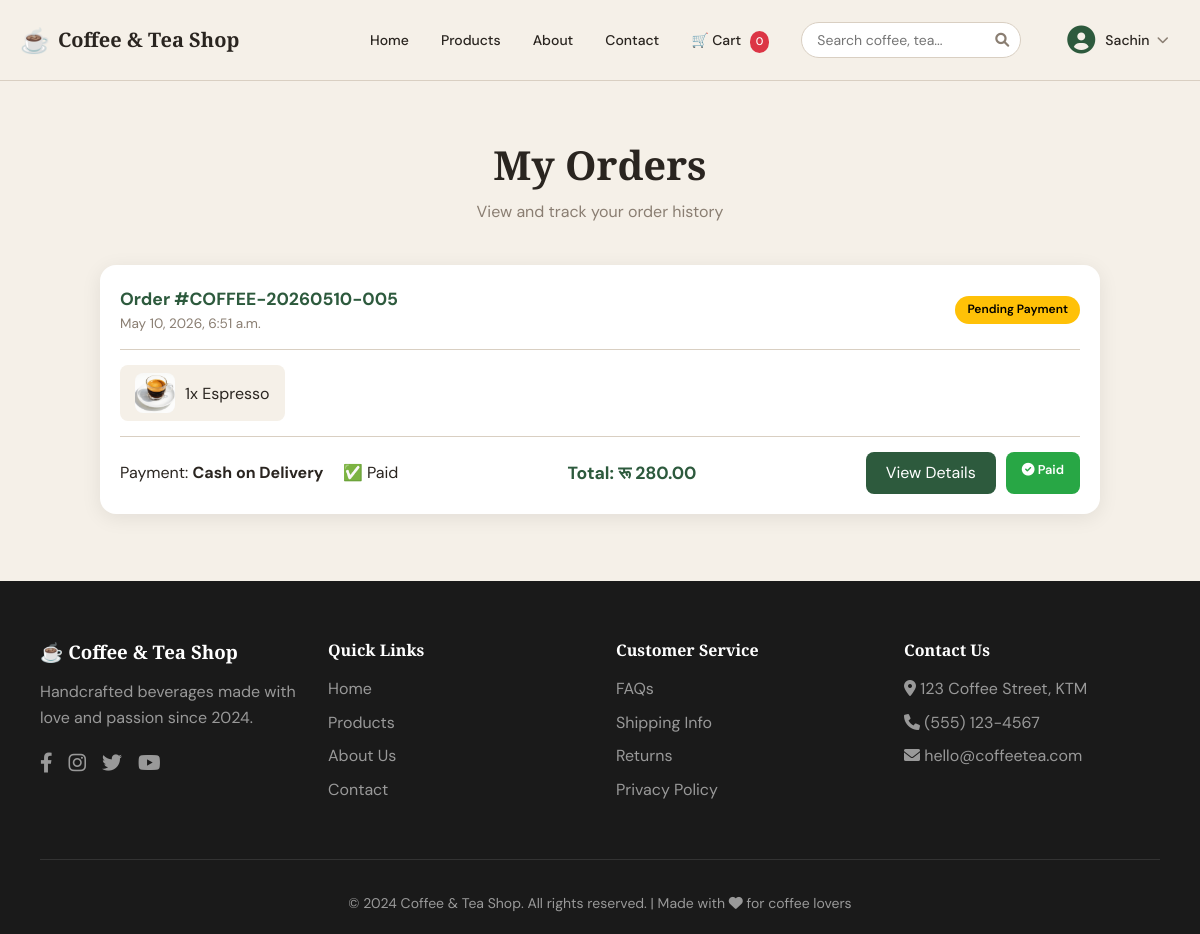
/orders/history/ (signed in), run on an earlier commit of the app's database.
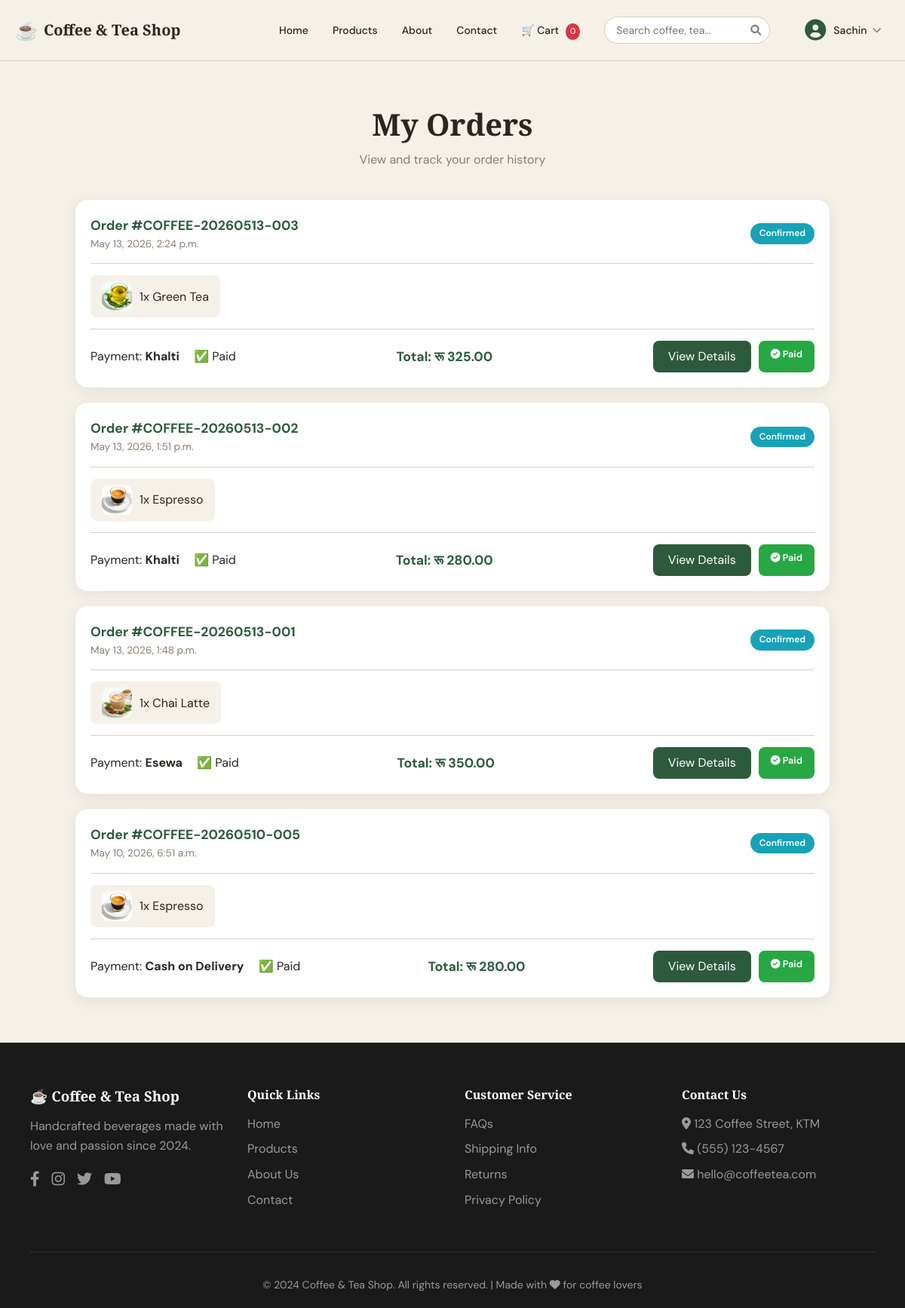
And on a later commit of the database.
### apps/accounts/models.py (models this page shows, shortened)
class CustomUser(AbstractUser):
    phone_number = models.CharField(max_length=15, blank=True, null=True)
    address = models.TextField(blank=True, null=True)
    profile_picture = models.ImageField(upload_to='profile_pics/', blank=True, null=True)
    created_at = models.DateTimeField(auto_now_add=True)
    updated_at = models.DateTimeField(auto_now=True)
    class Meta:
        verbose_name = 'User'
        verbose_name_plural = 'Users'

### apps/orders/models.py (models this page shows, shortened)
class Order(models.Model):
    PAYMENT_METHODS = [
        ('cod', 'Cash on Delivery'),
        ('esewa', 'Esewa'),
        ('khalti', 'Khalti'),
        ('stripe', 'Credit/Debit Card'),
    ]
    STATUS_CHOICES = [
        ('pending', 'Pending Payment'),
        ('confirmed', 'Confirmed'),
        ('processing', 'Processing'),
        ('shipped', 'Shipped'),
        ('delivered', 'Delivered'),
        ('cancelled', 'Cancelled'),
    ]
    PAYMENT_STATUS = [
        ('pending', 'Pending'),
        ('paid', 'Paid'),
        ('failed', 'Failed'),
        ('refunded', 'Refunded'),
    ]
    user = models.ForeignKey(settings.AUTH_USER_MODEL, on_delete=models.CASCADE, null=True, blank=True)
    session_key = models.CharField(max_length=40, null=True, blank=True)
    order_number = models.CharField(max_length=20, unique=True, editable=False)
    full_name = models.CharField(max_length=200)
    email = models.EmailField()
    phone = models.CharField(max_length=15)
    address = models.TextField()
    city = models.CharField(max_length=100)
    postal_code = models.CharField(max_length=20, blank=True)
    total_amount = models.DecimalField(max_digits=10, decimal_places=2)
    delivery_charge = models.DecimalField(max_digits=10, decimal_places=2, default=0)
    discount = models.DecimalField(max_digits=10, decimal_places=2, default=0)
    grand_total = models.DecimalField(max_digits=10, decimal_places=2)
    payment_method = models.CharField(max_length=20, choices=PAYMENT_METHODS)
    payment_status = models.CharField(max_length=20, choices=PAYMENT_STATUS, default='pending')
    payment_id = models.CharField(max_length=200, blank=True, null=True)
    status = models.CharField(max_length=20, choices=STATUS_CHOICES, default='pending')
    notes = models.TextField(blank=True, null=True)
    ip_address = models.GenericIPAddressField(blank=True, null=True)
    created_at = models.DateTimeField(auto_now_add=True)
    updated_at = models.DateTimeField(auto_now=True)
    class Meta:
        ordering = ['-created_at']
        verbose_name = 'Order'
        verbose_name_plural = 'Orders'

class OrderItem(models.Model):
    order = models.ForeignKey(Order, on_delete=models.CASCADE, related_name='items')
    product = models.ForeignKey(Product, on_delete=models.CASCADE)
    product_name = models.CharField(max_length=200)
    product_price = models.DecimalField(max_digits=10, decimal_places=2)
    quantity = models.PositiveIntegerField()
    total = models.DecimalField(max_digits=10, decimal_places=2)

### apps/products/models.py (models this page shows, shortened)
class Product(models.Model):
    category = models.ForeignKey(Category, on_delete=models.CASCADE, related_name='products', null=True, blank=True)
    name = models.CharField(max_length=200)
    slug = models.SlugField(unique=True, blank=True)
    description = models.TextField()
    price = models.DecimalField(max_digits=10, decimal_places=2)
    image = models.ImageField(upload_to='products/', blank=True, null=True)
    is_available = models.BooleanField(default=True)
    featured = models.BooleanField(default=False)
    created_at = models.DateTimeField(auto_now_add=True)
    updated_at = models.DateTimeField(auto_now=True)
    class Meta:
        ordering = ['-created_at']

### apps/orders/views.py (the view)
# urls.py: path('history/', views.order_history, name='order_history'),
@login_required
def order_history(request):
    orders = Order.objects.filter(user=request.user).order_by('-created_at')
    return render(request, 'orders/order_history.html', {'orders': orders})

### apps/cart/context_processors.py (called while the page is built)
def get_cart(request):
    if request.user.is_authenticated:
        cart, created = Cart.objects.get_or_create(user=request.user)
    else:
        if not request.session.session_key:
            request.session.create()
        cart, created = Cart.objects.get_or_create(session_key=request.session.session_key)
    return cart

def cart_count(request):
    try:
        cart = get_cart(request)
        return {'cart_total_items': cart.get_total_items()}
    except:
        return {'cart_total_items': 0}

### apps/cart/models.py (called while the page is built)
    def get_total_items(self):
        return sum(item.quantity for item in self.items.all())

### apps/orders/templates/orders/order_history.html (shortened to what this page needs)
{% extends 'base.html' %}
{% load static %}
{% block content %}
<section class="orders-page">
  <div class="orders-container">
    <div class="orders-header">
      <h1>My Orders</h1>
      <p>View and track your order history</p>
    </div>
    {% if orders %}
    <div class="orders-grid">
      {% for order in orders %}
      <div class="order-card">
        <div class="order-header">
          <div>
            <span class="order-number">Order #{{ order.order_number }}</span>
            <div class="order-date">{{ order.created_at|date:"F j, Y, g:i a" }}</div>
          </div>
          <div>
            <span class="order-status status-{{ order.status }}">
              {{ order.get_status_display }}
            </span>
          </div>
        </div>
        <div class="order-items">
          {% for item in order.items.all|slice:":3" %}
          <div class="order-item-preview">
            {% if item.product.image %}
              <img src="{{ item.product.image.url }}" alt="{{ item.product_name }}">
            {% else %}
              <img src="{% static 'images/placeholder.jpg' %}" alt="{{ item.product_name }}">
            {% endif %}
            <span>{{ item.quantity }}x {{ item.product_name }}</span>
          </div>
          {% endfor %}
        </div>
        <div class="order-footer">
          <div>
            <span>Payment: </span>
            <strong>{{ order.get_payment_method_display }}</strong>
            <span style="margin-left: 15px;">
              {% if order.payment_status == 'paid' %}
                ✅ Paid
              {% else %}
                ⏳ Pending
              {% endif %}
            </span>
          </div>
          <div class="order-total">Total: रू {{ order.grand_total|floatformat:2 }}</div>
          <div class="action-buttons">
            <a href="{% url 'orders:order_detail' order.id %}" class="view-details-btn">View Details</a>
            {% if order.status == 'cancelled' %}
              <span class="cancelled-badge">
                <i class="fas fa-ban"></i> Cancelled
              </span>
            {% elif order.payment_status == 'paid' %}
              <span class="cancelled-badge" style="background: #28a745;">
                <i class="fas fa-check-circle"></i> Paid
              </span>
            {% endif %}
          </div>
        </div>
      </div>
      {% endfor %}
    </div>
    {% endif %}
  </div>
</section>
{% endblock %}

### templates/base.html (shortened to what this page needs)
{% load static %}
<!DOCTYPE html>
<html lang="en">
<head>
  <link rel="stylesheet" href="{% static 'css/styles.css' %}" />
  <link rel="stylesheet" href="https://cdnjs.cloudflare.com/ajax/libs/font-awesome/6.0.0-beta3/css/all.min.css">
</head>
<body>
  <nav class="navbar desktop-nav">
    <div class="nav-container">
      <a href="/" class="navbar-brand">
        <span class="brand-icon">☕</span>
        <span class="brand-text">Coffee &amp; Tea Shop</span>
      </a>
      <ul class="navbar-links">
        <li><a href="/" class="{% block home_active %}{% endblock %}">Home</a></li>
        <li><a href="/products/" class="{% block products_active %}{% endblock %}">Products</a></li>
        <li><a href="/about/" class="{% block about_active %}{% endblock %}">About</a></li>
        <li><a href="/contact/" class="{% block contact_active %}{% endblock %}">Contact</a></li>
        <li><a href="/cart/">🛒 Cart <span id="cartCountDesktop" class="cart-count">0</span></a></li>
        <li class="nav-search">
          <form method="get" action="{% url 'products:search' %}" class="search-form-nav" id="searchForm">
            <div class="search-wrapper">
              <input type="text" name="q" id="searchInput" placeholder="Search coffee, tea..." class="search-input-nav" autocomplete="off">
              <button type="submit"><i class="fas fa-search"></i></button>
            </div>
          </form>
        </li>
        {% if user.is_authenticated %}
          <li class="dropdown">
            <a href="#" class="dropdown-toggle" id="userDropdown" onclick="toggleDropdown(event)">
              <div class="user-avatar">
                {% if user.profile_picture %}
                  <img src="{{ user.profile_picture.url }}" alt="{{ user.username }}" class="avatar-img">
                {% else %}
                  <i class="fas fa-user-circle"></i>
                {% endif %}
              </div>
              <span class="username">{{ user.first_name|default:user.username }}</span>
              <i class="fas fa-chevron-down"></i>
            </a>
          </li>
        {% else %}
          <li><a href="{% url 'accounts:login' %}" class="login-nav-btn">Login</a></li>
        {% endif %}
      </ul>
    </div>
  </nav>
  <main>
    {% block content %}
    {% endblock %}
  </main>
  <footer class="footer">
    <div class="container">
      <div class="footer-grid">
        <div class="footer-about">
          <h3>☕ Coffee & Tea Shop</h3>
          <p>Handcrafted beverages made with love and passion since 2024.</p>
          <div class="social-links">
            <a href="https://www.facebook.com/"><i class="fab fa-facebook-f"></i></a>
            <a href="https://www.instagram.com/?hl=en"><i class="fab fa-instagram"></i></a>
            <a href="https://x.com/"><i class="fab fa-twitter"></i></a>
            <a href="https://www.youtube.com/"><i class="fab fa-youtube"></i></a>
          </div>
        </div>
        <div class="footer-links">
          <h4>Quick Links</h4>
          <ul>
            <li><a href="/">Home</a></li>
            <li><a href="/products/">Products</a></li>
            <li><a href="/about/">About Us</a></li>
            <li><a href="/contact/">Contact</a></li>
          </ul>
        </div>
        <div class="footer-links">
          <h4>Customer Service</h4>
          <ul>
            <li><a href="#">FAQs</a></li>
            <li><a href="#">Shipping Info</a></li>
            <li><a href="#">Returns</a></li>
            <li><a href="#">Privacy Policy</a></li>
          </ul>
        </div>
        <div class="footer-contact">
          <h4>Contact Us</h4>
          <ul>
            <li><i class="fas fa-map-marker-alt"></i> 123 Coffee Street, KTM</li>
            <li><i class="fas fa-phone"></i> (555) 123-4567</li>
            <li><i class="fas fa-envelope"></i> hello@coffeetea.com</li>
          </ul>
        </div>
      </div>
      <div class="footer-bottom">
        <p>&copy; 2024 Coffee & Tea Shop. All rights reserved. | Made with <i class="fas fa-heart"></i> for coffee lovers</p>
      </div>
    </div>
  </footer>
</body>
</html>

### static/css/styles.css (style rules this page uses)
:root { --bg: #f5f0e8; --fg: #2a2520; --primary: #2d5a3d; --primary-dark: #1e3d28; --primary-light: #4a7a5a; --primary-fg: #f5f0e8; --card-bg: #faf8f5; --muted: #8a7e72; --border: #d9cfc2; --accent: #c4a27a; --shadow: 0 4px 20px rgba(0,0,0,0.08); --shadow-hover: 0 8px 30px rgba(0,0,0,0.12); }
* { margin: 0; padding: 0; box-sizing: border-box; }
body { font-family: 'DM Sans', sans-serif; background: var(--bg); color: var(--fg); line-height: 1.6; }
h1, h2, h3, h4 { font-family: 'Playfair Display', serif; font-weight: 700; line-height: 1.2; }
.container { max-width: 1200px; margin: 0 auto; padding: 0 20px; }
.navbar { background: var(--bg); border-bottom: 1px solid var(--border); position: sticky; top: 0; z-index: 100; backdrop-filter: blur(10px); }
.nav-container { max-width: 1200px; margin: 0 auto; padding: 1rem 20px; display: flex; justify-content: space-between; align-items: center; }
.navbar-brand { display: flex; align-items: center; gap: 8px; font-family: 'Playfair Display', serif; font-size: 1.25rem; font-weight: 700; color: var(--fg); text-decoration: none; }
.brand-icon { font-size: 1.5rem; }
.navbar-links { display: flex; gap: 2rem; list-style: none; align-items: center; }
.navbar-links a { font-size: 0.875rem; font-weight: 500; color: var(--fg); text-decoration: none; transition: color 0.2s; }
.nav-search { margin-left: auto; }
.search-wrapper { position: relative; }
.search-form-nav { display: flex; align-items: center; }
.search-input-nav { padding: 8px 35px 8px 15px; border: 1px solid var(--border); border-radius: 50px; font-size: 14px; width: 220px; transition: all 0.3s; font-family: 'DM Sans', sans-serif; }
.search-form-nav button { position: absolute; right: 12px; top: 50%; transform: translateY(-50%); background: none; border: none; cursor: pointer; color: var(--muted); font-size: 14px; }
.dropdown { position: relative; display: inline-block; }
.dropdown-toggle { display: flex; align-items: center; gap: 8px; cursor: pointer; padding: 8px 12px; border-radius: 40px; transition: all 0.3s; text-decoration: none; color: var(--fg); }
.user-avatar { width: 32px; height: 32px; border-radius: 50%; overflow: hidden; display: flex; align-items: center; justify-content: center; }
.user-avatar i { font-size: 28px; color: var(--primary); }
.username { font-size: 14px; font-weight: 500; color: var(--fg); }
.dropdown-toggle i.fa-chevron-down { font-size: 12px; color: var(--muted); transition: transform 0.3s; }
.cart-count { display: inline-block; background: #dc3545; color: white; border-radius: 50%; padding: 2px 6px; font-size: 11px; margin-left: 5px; min-width: 18px; text-align: center; }
.footer { background: #1a1a1a; color: #999; padding: 60px 20px 20px; }
.footer-grid { display: grid; grid-template-columns: repeat(4, 1fr); gap: 2rem; margin-bottom: 3rem; }
.footer-about h3 { color: white; margin-bottom: 1rem; }
.footer-about p { margin-bottom: 1rem; }
.social-links { display: flex; gap: 1rem; }
.social-links a { color: #999; text-decoration: none; font-size: 1.25rem; transition: color 0.3s; }
.footer-links h4, .footer-contact h4 { color: white; margin-bottom: 1rem; }
.footer-links ul, .footer-contact ul { list-style: none; }
.footer-links li, .footer-contact li { margin-bottom: 0.5rem; }
.footer-links a { color: #999; text-decoration: none; transition: color 0.3s; }
.footer-contact li { color: #999; }
.footer-bottom { text-align: center; padding-top: 2rem; border-top: 1px solid #333; font-size: 0.875rem; }

What changed in the data, as far as the page shows it:
added Order: order_number "COFFEE-20260513-003", created_at "May 13, 2026, 2:24 p.m.", status "Confirmed", payment_method "Khalti", payment_status "✅ Paid", grand_total "325.00"
added OrderItem: product.image (picture), quantity "1", product_name "Green Tea", shown under "COFFEE-20260513-003"
added Order: order_number "COFFEE-20260513-002", created_at "May 13, 2026, 1:51 p.m.", status "Confirmed", payment_method "Khalti", payment_status "✅ Paid", grand_total "280.00"
added OrderItem: product.image (picture), quantity "1", product_name "Espresso", shown under "COFFEE-20260513-002"
added Order: order_number "COFFEE-20260513-001", created_at "May 13, 2026, 1:48 p.m.", status "Confirmed", payment_method "Esewa", payment_status "✅ Paid", grand_total "350.00"
added OrderItem: product.image (picture), quantity "1", product_name "Chai Latte", shown under "COFFEE-20260513-001"
changed Order "COFFEE-20260510-005": status "Pending Payment" → "Confirmed"
